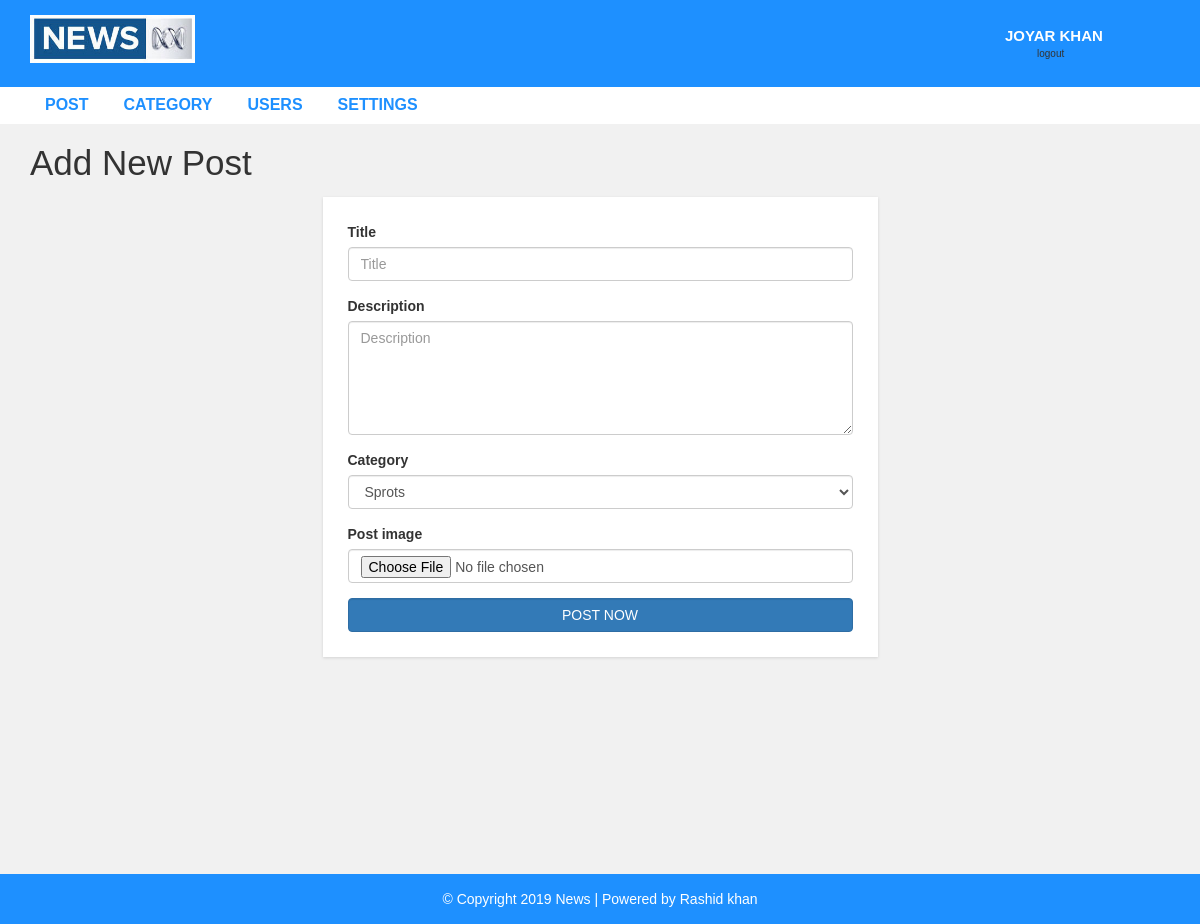
The app's page /admin/add-post.php (signed in) with its own data.
### tables this page shows
CREATE TABLE `settings` (
  `id` int(255) NOT NULL,
  `website_name` varchar(255) NOT NULL,
  `logo` varchar(255) NOT NULL,
  `footer_dis` varchar(255) NOT NULL,
  `contacts_link` varchar(255) NOT NULL,
  `contacts_link_name` varchar(255) NOT NULL
);

### admin/add-post.php (the view, shortened to what this page needs)
<?php include "header.php"; ?>
<?php include "save-post.php" ?>
<!DOCTYPE html>
<html lang="en">
<head>
</head>
<body>
<div id="admin-content">
	<div class="container">
		<div class="row">
			<div class="col-md-12">
					<h1 class="admin-heading">Add New Post</h1>
			</div>
			<div class="col-md-offset-3 col-md-6">
					<form  action="save-post.php" method="POST" autocomplete="on" enctype="multipart/form-data">
						<div class="form-group">
							<label for="post_title">Title</label>
							<input type="text" name="post_title" placeholder="Title" class="form-control" autocomplete="off" required>
						</div>
						<div class="form-group">
							<label for="exampleInputPassword1"> Description</label>
							<textarea name="postdesc" placeholder="Description" class="form-control" rows="5"  required></textarea>
						</div>
						<div class="form-group">
							<label for="exampleInputPassword1">Category</label>
							<select name="category" class="form-control">
									<?php
										$select="SELECT * FROM `category`";
										$query=mysqli_query($con,$select);
										if(mysqli_num_rows($query)){
											while($datafetch=mysqli_fetch_assoc($query)){
											$category_name=$datafetch['category_name'];
									?>
								<option value="<?php echo $category_name ?>"><?php echo $category_name ?></option>
								<?php
										}
									}
								?>
							</select>
						</div>
						<div class="form-group">
							<label for="exampleInputPassword1">Post image</label>
							<input class="form-control" type="file" name="fileToUpload" required>
						</div>
						<input type="submit" name="post" class="btn btn-primary form-control" value="POST NOW" required />
					</form>
			</div>
		</div>
	</div>
</div>
</body>
</html>
<?php include "footer.php"; ?>

### admin/header.php (shortened to what this page needs)
<!DOCTYPE html>
<html lang="en">
	<head>
		<link rel="stylesheet" href="../css/bootstrap.min.css" />
		<link rel="stylesheet" href="../css/font-awesome.css">
		<link rel="stylesheet" href="../css/style.css">
	</head>
	<body>
		<div id="header-admin">
			<div class="container">
					<div class="row">
						<div class="col-md-2">
							<?php
								include "config.php";
								$selected="SELECT * FROM `settings`";
								$query=mysqli_query($con,$selected);
								if(mysqli_num_rows($query)){
									while($datafetch=mysqli_fetch_assoc($query)){
										$logo=$datafetch['logo'];
										echo '<a href="post.php"><img class="logo" src="logo/'.$logo.'"></a>';
									}
								}
							?>
						</div>
						<div class="col-md-offset-8  col-md-2">
							<a href="logout.php" style="text-decoration: none;font-size: 15px;cursor: pointer;text-transform: uppercase;" class="admin-logout" ><p>
								<?php if($_SESSION['username']){
									echo $_SESSION['username'];
								}else{
									echo '<h3 class ="alert alert-danger"></h3>';
								} ?>
							</p>   </a>
							<p style="margin-top: -19px;padding-left:32px;font-size: 10px;">logout</p>
						</div>
					</div>
			</div>
		</div>
		<div id="admin-menubar">
			<div class="container">
					<div class="row">
						<div class="col-md-12">
							<ul class="admin-menu">
									<li>
										<a href="post.php">Post</a>
									</li>
									<?php
										if($_SESSION['role']=='Admin'){
									?>
									<li>
										<a href="category.php">Category</a>
									</li>
									<li>
										<a href="users.php">Users</a>
									</li>
									<li>
										<a href="settings.php">Settings</a>
									</li>
									<?php
								}
								?>
							</ul>
						</div>
					</div>
			</div>
		</div>
</body>
</html>

### admin/footer.php
<div id ="footer">
    <div class="container">
        <div class="row">
            <div class="col-md-12">
                    <?php
                        include "config.php";
                        $selected="SELECT * FROM `settings`";
                        $query=mysqli_query($con,$selected);
                        if(mysqli_num_rows($query)){
                            while($datafetch=mysqli_fetch_assoc($query)){
                                $footer_dis=$datafetch['footer_dis'];
                                $contacts_link=$datafetch['contacts_link'];
                                $contacts_link_name=$datafetch['contacts_link_name'];
                    ?>
                <span>&copy; <?php echo  $footer_dis ?><a target="_blank" href="<?php echo  $contacts_link ?>"> <?php echo  $contacts_link_name ?></a></span>
                <?php
                            }
                        }
                ?>
            </div>
        </div>
    </div>
</div>
</body>
</html>

### css/style.css (style rules this page uses)
body { background: #f1f1f1; font-family: sans-serif,arial,Helvetica; }
a, a:hover, a:focus { text-decoration: none; outline: none; }
ul { margin:0; padding:0; list-style:none; }
img.logo { width: 100%; height: auto; display: block; }
#header-admin { background-color: #1E90FF; padding: 15px 0; }
#header-admin .admin-logout { margin: 10px 0; color: #fff; font-size: 18px; font-weight: 600; text-transform: uppercase; display: inline-block; }
#admin-menubar { background-color: #fff; }
#admin-menubar .admin-menu { font-size: 0; }
#admin-menubar .admin-menu li { display: inline-block; margin: 0 5px 0 0; }
#admin-menubar .admin-menu li a { color: #1E90FF; font-size: 16px; font-weight: 600; text-transform: uppercase; padding: 7px 15px; display: block; transition: all 0.3s; }
#admin-content { padding: 20px 0; min-height: 750px; }
#admin-content .admin-heading { font-size: 35px; margin: 0 0 15px; }
form { background: #fff; padding: 25px; box-shadow:0 1px 3px rgba(0, 0, 0, 0.13); }
#footer { color: #fff; padding:15px 0; text-align:center; background-color:#1e90ff; }
#footer a { color:#fff; }

### records on screen
settings: logo (picture), footer_dis "Copyright 2019 News | Powered by", contacts_link_name "Rashid khan"

### other values on screen
$_SESSION['username'] "JOYAR KHAN"
form field category "Sprots"
